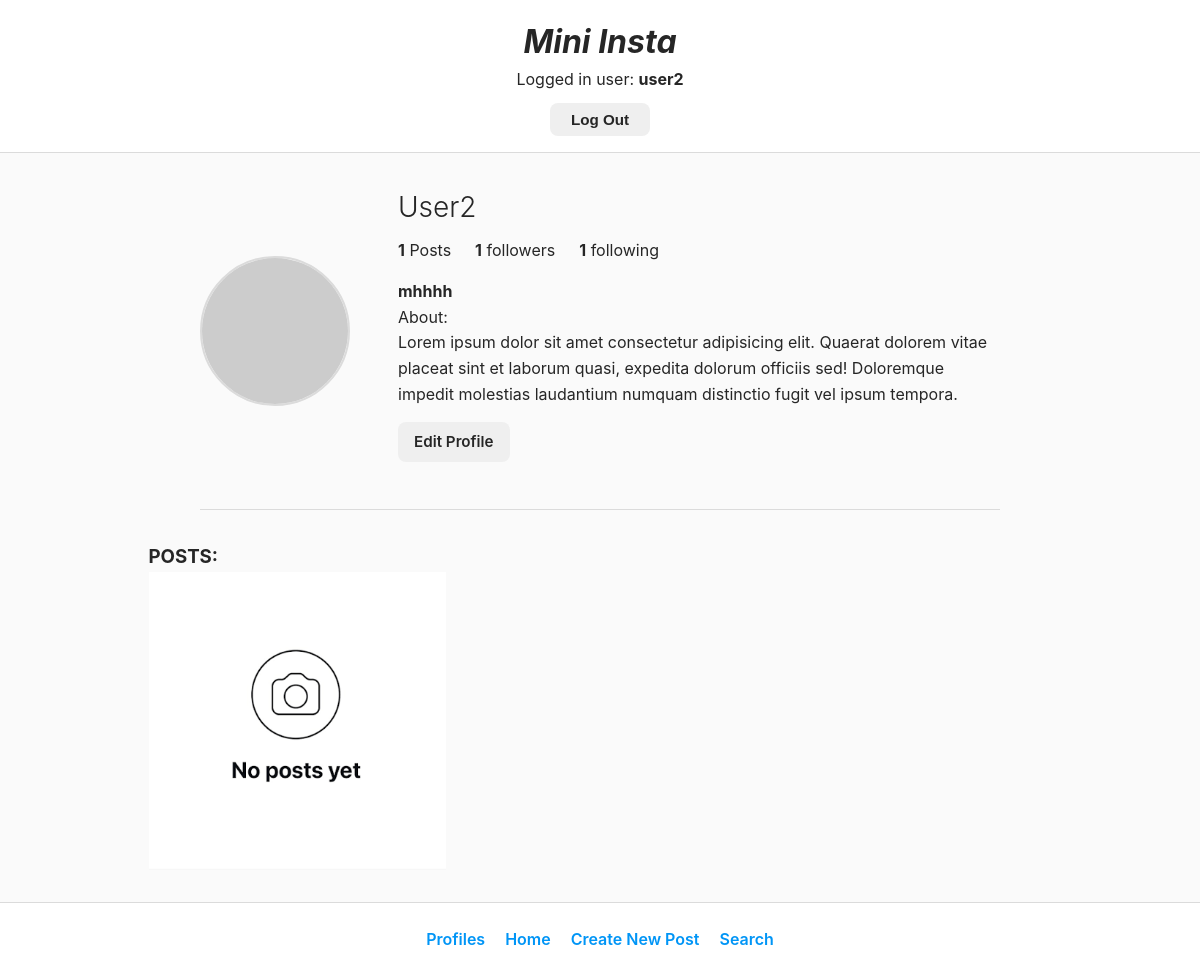
/mini_insta/profile/ (signed in), run on the app's committed database.
### mini_insta/models.py (models this page shows, shortened)
class Profile(models.Model):
    username = models.TextField(blank=True)
    display_name = models.TextField(blank=True)
    profile_image_url = models.URLField(blank=True)
    bio_text = models.TextField(blank=True)
    join_date = models.DateTimeField(auto_now=True)
    user = models.OneToOneField(User, on_delete=models.CASCADE)
    def get_num_followers(self):
        follower_records = Follower.objects.filter(profile=self)
        return len(follower_records)
    def get_num_following(self):
        following_records = Follower.objects.filter(follower_profile=self)
        return len(following_records)
    def get_all_posts(self):
        posts = Post.objects.filter(profile=self)
        return posts
    def get_num_posts(self):
        return len(Post.objects.filter(profile=self))

class Post(models.Model):
    profile = models.ForeignKey(Profile, on_delete=models.CASCADE)
    timestamp = models.DateTimeField(auto_now=True)
    caption = models.TextField(blank=True)
    def get_all_photos(self):
        photos = Photo.objects.filter(post=self)
        return photos

### mini_insta/views.py (the view)
# urls.py: path('profile/', ProfileDetailView.as_view(), name="show_profile"),
class ProfileDetailView(DetailView):
    model = Profile
    template_name = 'mini_insta/show_profile.html'
    context_object_name = "profile"
    def get_object(self):
        if 'pk' in self.kwargs:
            return Profile.objects.get(pk=self.kwargs['pk'])
        return Profile.objects.get(user = self.request.user)
    def get_context_data(self, **kwargs):
        context = super().get_context_data(**kwargs)
        target_profile = self.get_object()
        if self.request.user.is_authenticated:
            logged_in_profile = Profile.objects.filter(user=self.request.user).first()
            if logged_in_profile:
                context['is_following'] = Follower.objects.filter(
                    profile=target_profile,
                    follower_profile=logged_in_profile
                ).exists()
        return context

### mini_insta/templates/mini_insta/show_profile.html
{% extends 'mini_insta/base.html' %} {% block content %} {% load static %}
<main>
  <div class="profile-header">
    {% if profile.profile_image_url %}
      <img class="profile-pic" src="{{profile.profile_image_url}}" alt="pfp" />
    {% else %}
      <img class="profile-pic" src="{% static 'img/mini_insta/no_profile.jpeg'%}" alt="pfp" />
    {% endif %}
    <div class="profile-info">
      <h2>{{profile.username}}</h2>
      <div class="profile-stats">
        <div><strong>{{profile.get_num_posts}}</strong> Posts</div>
        <div><a href="{% url 'show_followers' profile.pk %}"><strong>{{profile.get_num_followers}}</strong> followers</a></div>
        <div><a href="{% url 'show_following' profile.pk %}"><strong>{{profile.get_num_following}}</strong> following</a></div>
      </div>
      <strong>{{profile.display_name}}</strong>
      <p>About: <br />{{profile.bio_text}}</p>
      {% if request.user.is_authenticated %}
        <div class="profile-actions">
          {% if request.user == profile.user %}
            <a class="btn btn-secondary" href="{% url 'update_profile' %}">Edit Profile</a>
          {% else %}
            {% if is_following %}
              <a class="btn btn-secondary" href="{% url 'delete_follow_profile' profile.pk %}">Unfollow</a>
            {% else %}
              <a class="btn btn-primary" href="{% url 'follow_profile' profile.pk %}">Follow</a>
            {% endif %}
          {% endif %}
        </div>
      {% endif %}
    </div>
  </div>
  <h3>POSTS:</h3>
  <div class="profile-posts-grid">
    {% for post in profile.get_all_posts %}
      <a href="{% url 'show_post' post.pk %}">
        {% if post.get_all_photos.0.get_image_url %}
          <img class="post" src="{{post.get_all_photos.0.get_image_url}}" alt="post" />
          <strong>Caption: {{post.caption}} <br />
            Posted at: {{post.timestamp}}</strong>
        {% else %}
          <img class="post" src="{% static 'img/mini_insta/no_posts.png'%}" alt="pfp"/>
        {% endif %}
      </a>
    {% empty %}
      <img class="post" src="{% static 'img/mini_insta/no_posts.png'%}" alt="pfp" />
    {% endfor %}
  </div>
</main>
{% endblock %}

### mini_insta/templates/mini_insta/base.html (shortened to what this page needs)
{% load static %}
<!DOCTYPE html>
<html>
  <head>
    <link rel="stylesheet" href="{% static 'mini_insta.css' %}" />
  </head>
  <body>
    <header>
      <h1>Mini Insta</h1>
      <div class="auth-bar">
        {% if request.user.is_authenticated %}
          Logged in user: <strong>{{ request.user }}</strong>
          <div style="display: flex; justify-content: center;">
            <form action="{% url 'logout' %}" method="post" class="logout-form" style="width: 100px;">
              <button class="btn btn-secondary" type="submit" style="margin-top: 10px;">Log Out</button>
            </form>
          </div>
        {% endif %}
      </div>
    </header>
    {% block content %}
    {% endblock %}
    <footer>
      <ul class="footer-links">
        <li><a href="{% url 'show_all_profiles' %}">Profiles</a></li>
        {% if request.user.is_authenticated %}
          <li><a href="{% url 'show_feed' %}">Home</a></li>
          <li><a href="{% url 'create_post' %}">Create New Post</a></li>
          <li><a href="{% url 'search' %}">Search</a></li>
        {% endif %}
      </ul>
    </footer>
  </body>
</html>

### static/mini_insta.css (style rules this page uses)
* { box-sizing: border-box; margin: 0; padding: 0; }
body { font-family: -apple-system, BlinkMacSystemFont, "Segoe UI", Roboto, Helvetica, Arial, sans-serif; background-color: #fafafa; color: #262626; line-height: 1.6; display: flex; flex-direction: column; min-height: 100vh; }
a { text-decoration: none; color: inherit; }
header { background-color: #ffffff; border-bottom: 1px solid #dbdbdb; padding: 1rem 0; text-align: center; position: sticky; top: 0; z-index: 100; }
header h1 { font-size: 2rem; font-style: italic; font-weight: 700; color: #262626; }
footer { background-color: #ffffff; border-top: 1px solid #dbdbdb; padding: 1.5rem; margin-top: auto; }
.footer-links { display: flex; justify-content: center; gap: 20px; list-style-type: none; }
footer a { color: #0095f6; font-weight: 600; }
main { max-width: 935px; margin: 2rem auto; padding: 0 1rem; width: 100%; }
.btn { display: inline-block; padding: 8px 16px; border-radius: 8px; font-weight: 600; font-size: 0.95rem; text-align: center; cursor: pointer; border: none; transition: all 0.2s ease; }
.btn-secondary { background-color: #efefef; color: #262626; }
.profile-actions { margin: 15px 0; }
.profile-header { display: flex; align-items: center; gap: 3rem; margin-bottom: 2rem; padding-bottom: 2rem; border-bottom: 1px solid #dbdbdb; max-width: 800px; margin-left: auto; margin-right: auto; }
.profile-pic { width: 150px; height: 150px; object-fit: cover; border-radius: 50%; border: 2px solid #dbdbdb; flex-shrink: 0; }
.profile-info { display: flex; flex-direction: column; }
.profile-info h2 { font-size: 1.75rem; font-weight: 300; margin-bottom: 0.5rem; }
.profile-stats { display: flex; gap: 1.5rem; margin-bottom: 1rem; }
.profile-posts-grid { display: grid; grid-template-columns: repeat(3, 1fr); gap: 5px; width: 100%; }
.profile-posts-grid a { display: block; aspect-ratio: 1 / 1; background-color: #efefef; overflow: hidden; }
.profile-posts-grid img.post { width: 100%; height: 100%; object-fit: cover; transition: filter 0.2s ease; }
form { display: flex; flex-direction: column; width: 100%; }

### data on the page
Profile: username "User2", get_num_posts "1", get_num_followers "1", get_num_following "1", display_name "mhhhh", bio_text "Lorem ipsum dolor sit amet consectetur adipisicing elit. Quaerat dolorem vitae placeat sint et laborum quasi, expedita dolorum officiis sed! Doloremque impedit molestias laudantium numquam distinctio fugit vel ipsum tempora."

### other printed values
{{ request.user }} "user2"
